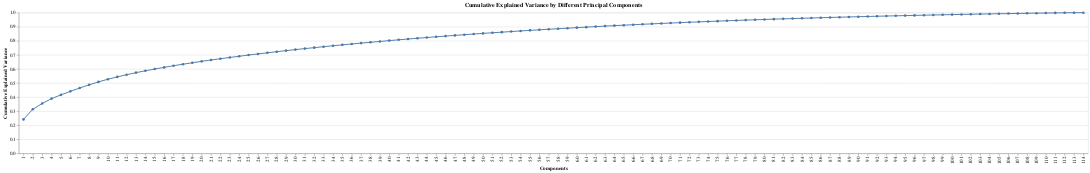

Here is the notebook cell this chart was saved with:
### Code cell
#Let's decide how many PCA components we want


# Pivot the DataFrame to get one row per patient with all features
df_pivot = df.pivot(index='PatientID', columns='FeatureIndex', values='FeatureValue')

#get the info
X = df_pivot.values

# standardize the features
X_scaled = StandardScaler().fit_transform(X)

# Initialize PCA
pca = PCA()

# Fit PCA to  the scaled data
pca.fit(X_scaled)

# Create a dataframe w/ the cumulative explained variance
explained_variance_df = pd.DataFrame({
    'Component': range(1, len(pca.explained_variance_ratio_) + 1),
    'Cumulative Explained Variance': np.cumsum(pca.explained_variance_ratio_)
})


cumulative_variance_chart = alt.Chart(explained_variance_df).mark_line(point=True).encode(
    alt.X('Component:O').title('Components'),
    y='Cumulative Explained Variance:Q'
).properties(
    title='Cumulative Explained Variance by Different Principal Components'
)

cumulative_variance_chart.display()

### Figure 1 — Vega-Lite specification as saved in the notebook (floating-point values rounded to 4 significant figures)
{"config": {"view": {"continuousWidth": 300, "continuousHeight": 300}}, "data": {"name": "data-ae41a56c003b06a4cef9a53d7036d781"}, "mark": {"type": "line", "point": true}, "encoding": {"x": {"field": "Component", "title": "Components", "type": "ordinal"}, "y": {"field": "Cumulative Explained Variance", "type": "quantitative"}}, "title": "Cumulative Explained Variance by Different Principal Components", "$schema": "https://vega.github.io/schema/vega-lite/v5.8.0.json", "datasets": {"data-ae41a56c003b06a4cef9a53d7036d781": [{"Component": 1, "Cumulative Explained Variance": 0.2414}, {"Component": 2, "Cumulative Explained Variance": 0.3133}, {"Component": 3, "Cumulative Explained Variance": 0.3544}, {"Component": 4, "Cumulative Explained Variance": 0.3891}, {"Component": 5, "Cumulative Explained Variance": 0.4159}, {"Component": 6, "Cumulative Explained Variance": 0.4408}, {"Component": 7, "Cumulative Explained Variance": 0.4645}, {"Component": 8, "Cumulative Explained Variance": 0.487}, {"Component": 9, "Cumulative Explained Variance": 0.5079}, {"Component": 10, "Cumulative Explained Variance": 0.5269}, {"Component": 11, "Cumulative Explained Variance": 0.5434}, {"Component": 12, "Cumulative Explained Variance": 0.5586}, {"Component": 13, "Cumulative Explained Variance": 0.5737}, {"Component": 14, "Cumulative Explained Variance": 0.5869}, {"Component": 15, "Cumulative Explained Variance": 0.5992}, {"Component": 16, "Cumulative Explained Variance": 0.611}, {"Component": 17, "Cumulative Explained Variance": 0.6228}, {"Component": 18, "Cumulative Explained Variance": 0.6335}, {"Component": 19, "Cumulative Explained Variance": 0.644}, {"Component": 20, "Cumulative Explained Variance": 0.654}, {"Component": 21, "Cumulative Explained Variance": 0.6636}, {"Component": 22, "Cumulative Explained Variance": 0.6727}, {"Component": 23, "Cumulative Explained Variance": 0.6816}, {"Component": 24, "Cumulative Explained Variance": 0.6903}, {"Component": 25, "Cumulative Explained Variance": 0.6987}, {"Component": 26, "Cumulative Explained Variance": 0.7068}, {"Component": 27, "Cumulative Explained Variance": 0.7147}, {"Component": 28, "Cumulative Explained Variance": 0.7225}, {"Component": 29, "Cumulative Explained Variance": 0.7301}, {"Component": 30, "Cumulative Explained Variance": 0.7373}, {"Component": 31, "Cumulative Explained Variance": 0.7444}, {"Component": 32, "Cumulative Explained Variance": 0.7514}, {"Component": 33, "Cumulative Explained Variance": 0.7581}, {"Component": 34, "Cumulative Explained Variance": 0.7648}, {"Component": 35, "Cumulative Explained Variance": 0.7712}, {"Component": 36, "Cumulative Explained Variance": 0.7775}, {"Component": 37, "Cumulative Explained Variance": 0.7836}, {"Component": 38, "Cumulative Explained Variance": 0.7896}, {"Component": 39, "Cumulative Explained Variance": 0.7955}, {"Component": 40, "Cumulative Explained Variance": 0.8013}, {"Component": 41, "Cumulative Explained Variance": 0.8071}, {"Component": 42, "Cumulative Explained Variance": 0.8128}, {"Component": 43, "Cumulative Explained Variance": 0.818}, {"Component": 44, "Cumulative Explained Variance": 0.8233}, {"Component": 45, "Cumulative Explained Variance": 0.8284}, {"Component": 46, "Cumulative Explained Variance": 0.8335}, {"Component": 47, "Cumulative Explained Variance": 0.8385}, {"Component": 48, "Cumulative Explained Variance": 0.8435}, {"Component": 49, "Cumulative Explained Variance": 0.8482}, {"Component": 50, "Cumulative Explained Variance": 0.8528}, {"Component": 51, "Cumulative Explained Variance": 0.8572}, {"Component": 52, "Cumulative Explained Variance": 0.8615}, {"Component": 53, "Cumulative Explained Variance": 0.8658}, {"Component": 54, "Cumulative Explained Variance": 0.87}, {"Component": 55, "Cumulative Explained Variance": 0.8741}, {"Component": 56, "Cumulative Explained Variance": 0.8782}, {"Component": 57, "Cumulative Explained Variance": 0.8821}, {"Component": 58, "Cumulative Explained Variance": 0.8859}, {"Component": 59, "Cumulative Explained Variance": 0.8897}, {"Component": 60, "Cumulative Explained Variance": 0.8935}, {"Component": 61, "Cumulative Explained Variance": 0.8972}, {"Component": 62, "Cumulative Explained Variance": 0.9008}, {"Component": 63, "Cumulative Explained Variance": 0.9044}, {"Component": 64, "Cumulative Explained Variance": 0.9078}, {"Component": 65, "Cumulative Explained Variance": 0.9111}, {"Component": 66, "Cumulative Explained Variance": 0.9143}, {"Component": 67, "Cumulative Explained Variance": 0.9174}, {"Component": 68, "Cumulative Explained Variance": 0.9204}, {"Component": 69, "Cumulative Explained Variance": 0.9234}, {"Component": 70, "Cumulative Explained Variance": 0.9263}, {"Component": 71, "Cumulative Explained Variance": 0.9291}, {"Component": 72, "Cumulative Explained Variance": 0.9318}, {"Component": 73, "Cumulative Explained Variance": 0.9346}, {"Component": 74, "Cumulative Explained Variance": 0.9372}, {"Component": 75, "Cumulative Explained Variance": 0.9398}, {"Component": 76, "Cumulative Explained Variance": 0.9423}, {"Component": 77, "Cumulative Explained Variance": 0.9447}, {"Component": 78, "Cumulative Explained Variance": 0.9472}, {"Component": 79, "Cumulative Explained Variance": 0.9495}, {"Component": 80, "Cumulative Explained Variance": 0.9517}, {"Component": 81, "Cumulative Explained Variance": 0.9539}, {"Component": 82, "Cumulative Explained Variance": 0.956}, {"Component": 83, "Cumulative Explained Variance": 0.958}, {"Component": 84, "Cumulative Explained Variance": 0.9601}, {"Component": 85, "Cumulative Explained Variance": 0.962}, {"Component": 86, "Cumulative Explained Variance": 0.964}, {"Component": 87, "Cumulative Explained Variance": 0.9658}, {"Component": 88, "Cumulative Explained Variance": 0.9677}, {"Component": 89, "Cumulative Explained Variance": 0.9695}, {"Component": 90, "Cumulative Explained Variance": 0.9712}, {"Component": 91, "Cumulative Explained Variance": 0.9729}, {"Component": 92, "Cumulative Explained Variance": 0.9745}, {"Component": 93, "Cumulative Explained Variance": 0.9761}, {"Component": 94, "Cumulative Explained Variance": 0.9777}, {"Component": 95, "Cumulative Explained Variance": 0.9792}, {"Component": 96, "Cumulative Explained Variance": 0.9807}, {"Component": 97, "Cumulative Explained Variance": 0.9821}, {"Component": 98, "Cumulative Explained Variance": 0.9835}, {"Component": 99, "Cumulative Explained Variance": 0.9849}, {"Component": 100, "Cumulative Explained Variance": 0.9862}, {"Component": 101, "Cumulative Explained Variance": 0.9875}, {"Component": 102, "Cumulative Explained Variance": 0.9887}, {"Component": 103, "Cumulative Explained Variance": 0.9899}, {"Component": 104, "Cumulative Explained Variance": 0.9911}, {"Component": 105, "Cumulative Explained Variance": 0.9923}, {"Component": 106, "Cumulative Explained Variance": 0.9934}, {"Component": 107, "Cumulative Explained Variance": 0.9945}, {"Component": 108, "Cumulative Explained Variance": 0.9955}, {"Component": 109, "Cumulative Explained Variance": 0.9964}, {"Component": 110, "Cumulative Explained Variance": 0.9974}, {"Component": 111, "Cumulative Explained Variance": 0.9983}, {"Component": 112, "Cumulative Explained Variance": 0.9991}, {"Component": 113, "Cumulative Explained Variance": 1.0}, {"Component": 114, "Cumulative Explained Variance": 1.0}]}}
